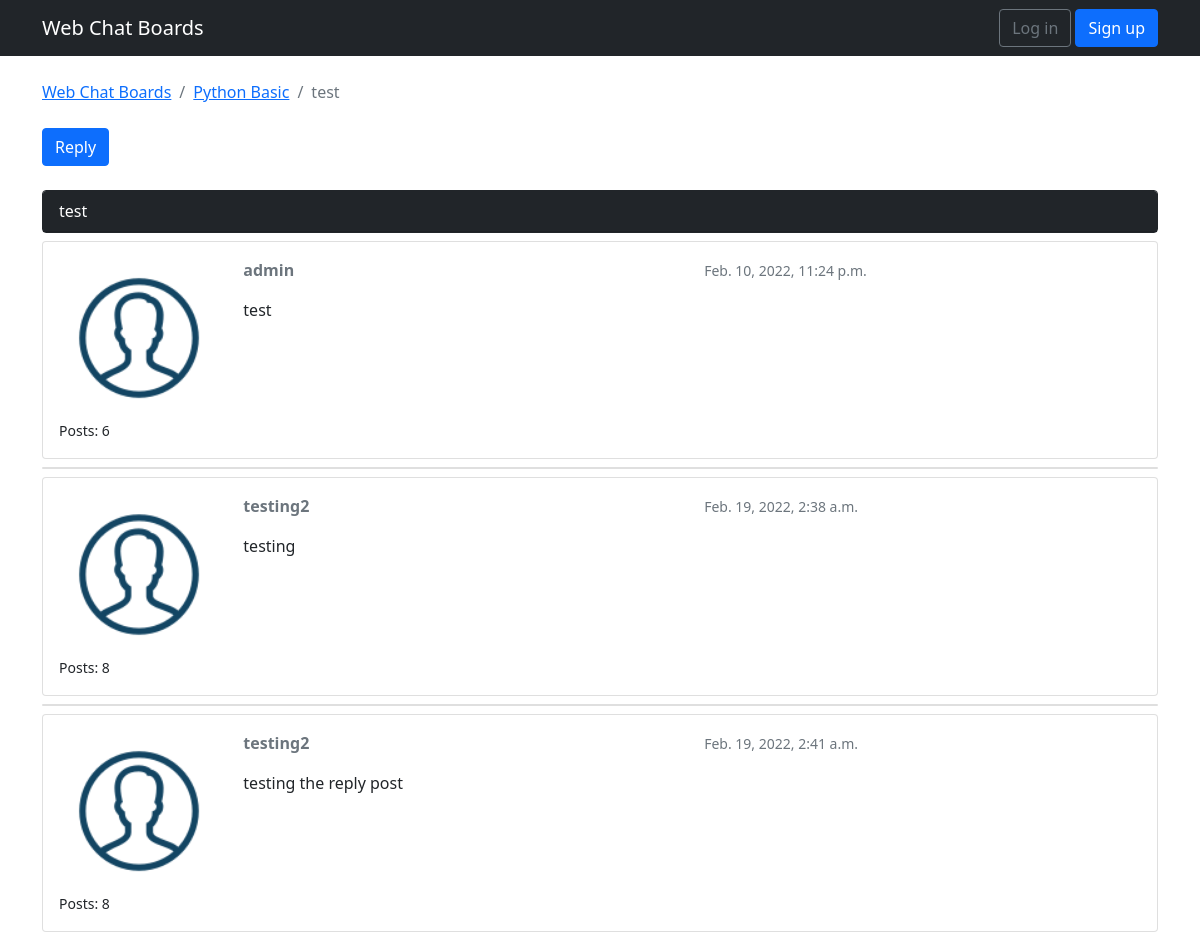
The app's page /board_topic/1/topics/1/ with its own data.
### webchat/models.py (models this page shows, shortened)
class ChatTopic(models.Model):
    subject = models.CharField(max_length = 250)
    lastUpdate = models.DateTimeField(auto_now_add = True)
    boardName = models.ForeignKey(ChatBoard, related_name='topics',on_delete=models.CASCADE)
    boardStarter = models.ForeignKey(User, related_name='topics',on_delete=models.CASCADE)
    views = models.PositiveIntegerField(default=0)

class ChatBoard(models.Model):
    name = models.CharField(max_length = 35, unique = True)
    details = models.CharField(max_length = 150)

class Post(models.Model):
    message = models.TextField(max_length = 5000)
    topic = models.ForeignKey(ChatTopic, related_name = 'posts',on_delete=models.CASCADE)
    createdAt = models.DateTimeField(auto_now_add = True)
    updatedAt = models.DateTimeField(null = True)
    createdBy = models.ForeignKey(User, related_name = 'posts',on_delete=models.CASCADE)
    updatedBy = models.ForeignKey(User, null = True, related_name = '+',on_delete=models.CASCADE)

### webchat/views.py (the view)
def topic_posts(request, pk, topic_pk):
    topic = get_object_or_404(ChatTopic, boardName__pk=pk, pk=topic_pk )
    topic.views += 1
    topic.save()
    return render(request, 'topic_posts.html', {'topic':topic})

### templates/topic_posts.html (shortened to what this page needs)
{% extends 'base.html'%}
{% load static %}
{% block breadcrumb %}
    <li class="breadcrumb-item"><a href="{% url 'home' %}">Web Chat Boards</a></li>
    <li class="breadcrumb-item"><a href="{% url 'board_topic' topic.boardName.pk %}">{{ topic.boardName.name }}</a></li>
    <li class="breadcrumb-item active">{{ topic.subject }}</li>
{% endblock %}
{% block content %}
  <div class="mb-4">
    <a href="{% url 'reply_topic' topic.boardName.pk topic.pk %}" class="btn btn-primary" role="button">Reply</a>
  </div>
  {% for post in topic.posts.all %}
  <div class="card mb-2 {% if forloop.first %} border-dark{% endif %}">
      {% if forloop.first %}
          <div class="card-header text-white bg-dark py-2 px-3">{{ topic.subject}}</div>
      {% endif %}
  </div>
    <div class="card mb-2">
      <div class="card-body p-3">
        <div class="row">
              <div class="col-2">
                  <img src="{% static 'img/member.png' %}" alt="{{ post.createdBy.username }}" class="w-100"/>
                    <small>Posts: {{ post.createdBy.posts.count }}</small>
              </div>
          <div class="col-10">
                <div class="row mb-3">
                      <div class="col-6">
                        <strong class="text-muted">{{ post.createdBy.username }}</strong>
                      </div>
                      <div class="col-6 text-right">
                        <small class="text-muted">{{ post.createdAt }}</small>
                      </div>
                </div>
            {{ post.message }}
          </div>
        </div>
      </div>
    </div>
  {% endfor %}
{% endblock %}

### records on screen
ChatTopic: boardName.name "Python Basic", subject "test"
Post: createdBy.posts.count "6", createdBy.username "admin", createdAt "Feb. 10, 2022, 11:24 p.m.", message "test"
Post: createdBy.posts.count "8", createdBy.username "testing2", createdAt "Feb. 19, 2022, 2:38 a.m.", message "testing"
Post: createdBy.posts.count "8", createdBy.username "testing2", createdAt "Feb. 19, 2022, 2:41 a.m.", message "testing the reply post"
